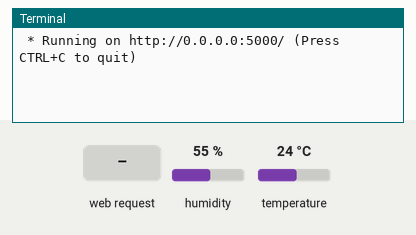
Recording of a program running on a simulated Raspberry Pi (BCM pin numbers). On the bench: the last lines printed to the terminal. Inputs (shaded band) come from the test bench; at power-on: humidity 55 %, temperature 24 °C. The clock reads 2024-03-15 10:24:30 at power-on unless the program sets it.

Above: at 1.2 s.
1.3 s: HTTP request for / received
At 2.5 s:
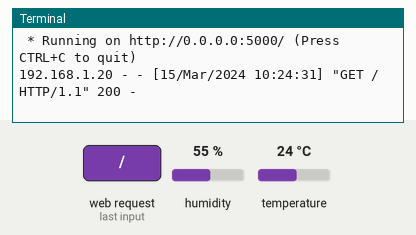
2.8 s: HTTP request for /monitor received
At 4.8 s:
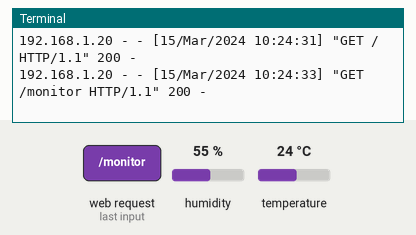

The program:

flask_dht11.py
```python
from flask import Flask, render_template
import Adafruit_DHT
import json

sensor = Adafruit_DHT.DHT11
PIN = 3

# Flask 객체 생성
# __name__은 파일명
app = Flask(__name__)


# 라우팅을 위한 뷰 함수
@app.route("/")
def home():
    return render_template("dht11.html")


@app.route("/monitor")
def monitoring():
  try:
    h, t = Adafruit_DHT.read_retry(sensor, PIN)
    if h is not None and t is not None:
      obj = {'humidity': h, 'temperature': t}
      return json.dumps(obj)
    else:
      print("Read error")
      return 'Read error'
  except Exception as e:
      print(e)


# 터미널에서 직접 실행시킨 경우
if __name__ == "__main__":
    try:
        app.run(host="0.0.0.0")
    finally:
        print("clean up")
```

Measured:
- after the input at 1.3 s, the terminal: prints a new line at once (image 1)
- after the input at 2.8 s, the terminal: prints a new line after 0.53 s (image 2)
